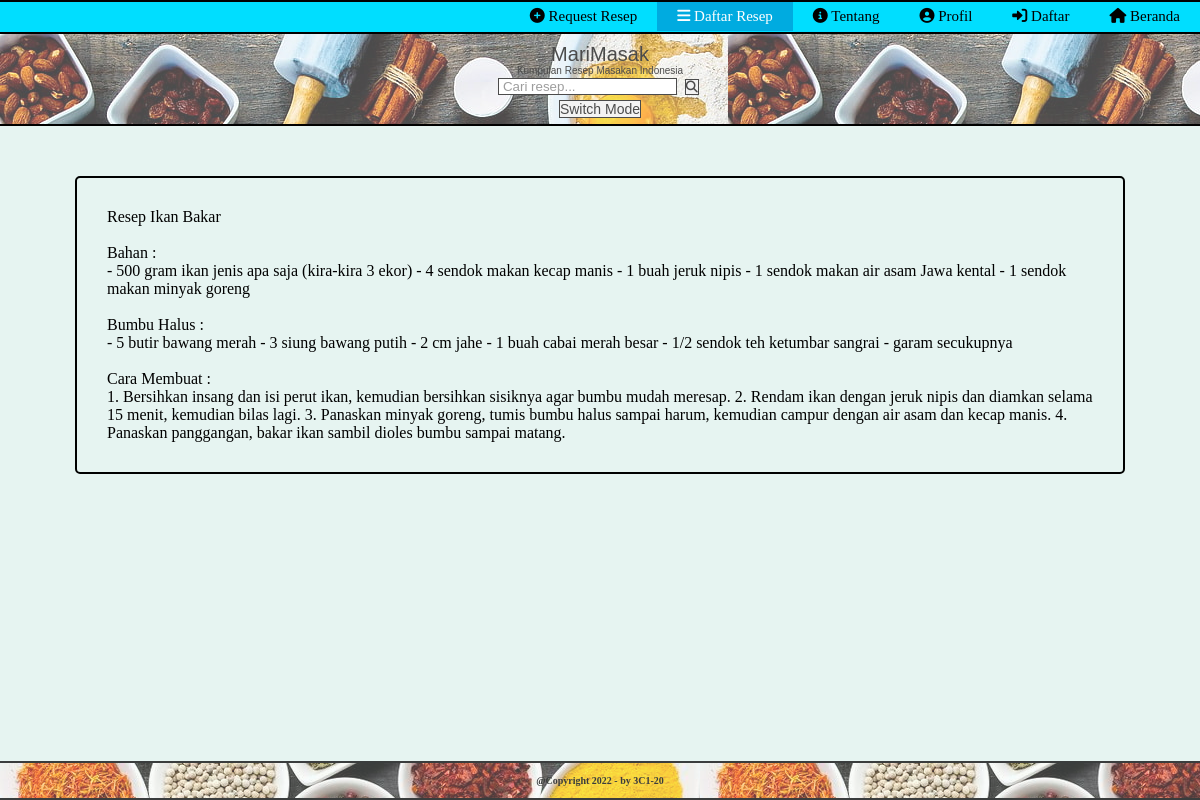
The page /resep-ikan.php on the database its author committed.
### tables this page shows
CREATE TABLE `resep` (
  `id_resep` int(11) NOT NULL,
  `nama_resep` varchar(50) NOT NULL,
  `kategori` varchar(50) NOT NULL,
  `bahan_resep` longtext NOT NULL,
  `bumbu_halus` longtext NOT NULL,
  `cara_buat` longtext NOT NULL
);

### resep-ikan.php (the view, shortened to what this page needs)
<?php
    require 'config.php';
?>
<!DOCTYPE html>
<html lang="en">
<head>
    <link rel="stylesheet" href="index.css">
    <link rel="stylesheet" href="gambar">
    <link rel="stylesheet" href="fontawesome-free/css/all.min.css">
</head>
<body>
    <div class="header">
        <div class="h-list">
            <a class="home" href="index.php"><i class="fa-solid fa-house"></i> Beranda</a>
            <a class="register" href="register.php"><i class="fa-solid fa-right-to-bracket"></i> Daftar</a>
            <a class="profil" href="akun.php"><i class="fa-solid fa-circle-user"></i> Profil</a>
            <a class="about" href="about.php"><i class="fa-solid fa-circle-info"></i> Tentang</a>
            <a class="menu-resep" href="resep.php"><i class="fa-solid fa-bars"></i> Daftar Resep</a>
            <a href="request.php"><i class="fa-solid fa-circle-plus"></i> Request Resep</a>
        </div>
    </div>
    <div class="navbar">
        <div class="n-logo">
            <p class="logo">MariMasak</p>
            <p class="teks">Kumpulan Resep Masakan Indonesia</p>
            <input type="text" placeholder=" Cari resep...">
            <button class="cari" type="submit"><i class="fa fa-search"></i></button> <br>
            <br>
            <br> <button class="mode" onclick="myFunction()">Switch Mode</button>
        </div>
    </div>
    <div class="main">
        <div class="contents">
            <div class="isi">
                <?php
                    $jenis = "Ikan";
                    $query = "SELECT * FROM resep WHERE kategori = '$jenis'";
                    $result = $db->query($query);
                    while($row = mysqli_fetch_array($result)) {
                ?>
                <p>Resep <?=$row['nama_resep'] ?></p> <br>
                <p>Bahan : <br><?=$row['bahan_resep'] ?></p> <br>
                <p>Bumbu Halus : <br><?=$row['bumbu_halus'] ?></p> <br>
                <p>Cara Membuat : <br><?=$row['cara_buat'] ?></p>
                <?php
                    }
                ?>
            </div>
        </div>
    </div>
    <div class="footer">
        <div class="f-teks">
            <p>@Copyright 2022 - by 3C1-20</p>
        </div>
    </div>
</body>
</html>

### index.css (style rules this page uses)
* { margin: 0; padding: 0; }
.header { height: 30px; width: 100%; background-color: #00DEFF; border-top: 2px solid black; border-bottom: 2px solid black; }
.h-list { overflow: hidden; }
.h-list a { float: right; color: black; text-align: center; padding: 6px 20px; text-decoration: none; font-size: 15px; }
.h-list a.home { background-color: #00ABE0; color: white; }
.navbar { height: 90px; width: 100%; opacity: 0.70; background-image: url("gambar/wallpaper.jpg"); }
button { cursor: pointer; border: 1.5px solid black; text-align: center; font-size: 14px; }
.n-logo { font-family: Impact, Haettenschweiler, 'Arial Narrow Bold', sans-serif; padding-top: 10px; text-align: center; line-height: 1px; }
.n-logo input[type=text] { border: 1.5px solid black; }
.n-logo button[type=submit] { border: 1.5px solid black; }
.logo { padding-top: 10px; font-size: 20px; }
.teks { padding-top: 15px; padding-bottom: 5px; font-size: 10px; line-height: 1px; }
.cari { margin: 3px; font-size: 12px; }
.main { height: 100%; width: 100%; position: fixed; background-color: #E6F4F1; border-top: 2px solid black; border-bottom: 2px solid black; }
.footer { height: 35px; width: 100%; position: absolute; bottom: 0; opacity: 0.75; background-image: url("gambar/background.jpg"); border-top: 2px solid black; border-bottom: 2px solid black; }
.f-teks { text-align: center; padding-top: 12px; font-size: 10px; font-weight: bold; color: black; }

### resep-ikan.php (style rules this page uses)
.h-list a.home { background-color: #00DEFF; color: black; }
.h-list a.menu-resep { background-color: #00ABE0; color: white; }
.isi { padding: 30px 30px; margin: 50px 75px; border: 2px solid black; border-radius: 5px; }

### rows shown on the page
resep: nama_resep "Ikan Bakar", bahan_resep "- 500 gram ikan jenis apa saja (kira-kira 3 ekor) - 4 sendok makan kecap manis - 1 buah jeruk nipis - 1 sendok makan air asam Jawa kental - 1 sendok makan minyak goreng", bumbu_halus "- 5 butir bawang merah - 3 siung bawang putih - 2 cm jahe - 1 buah cabai merah besar - 1/2 sendok teh ketumbar sangrai - garam secukupnya", cara_buat "1. Bersihkan insang dan isi perut ikan, kemudian bersihkan sisiknya agar bumbu mudah meresap. 2. Rendam ikan dengan jeruk nipis dan diamkan selama 15 menit, kemudian bilas lagi. 3. Panaskan minyak goreng, tumis bumbu halus sampai harum, kemudian campur dengan air asam dan kecap manis. 4. Panaskan panggangan, bakar ikan sambil dioles bumbu sampai matang."
